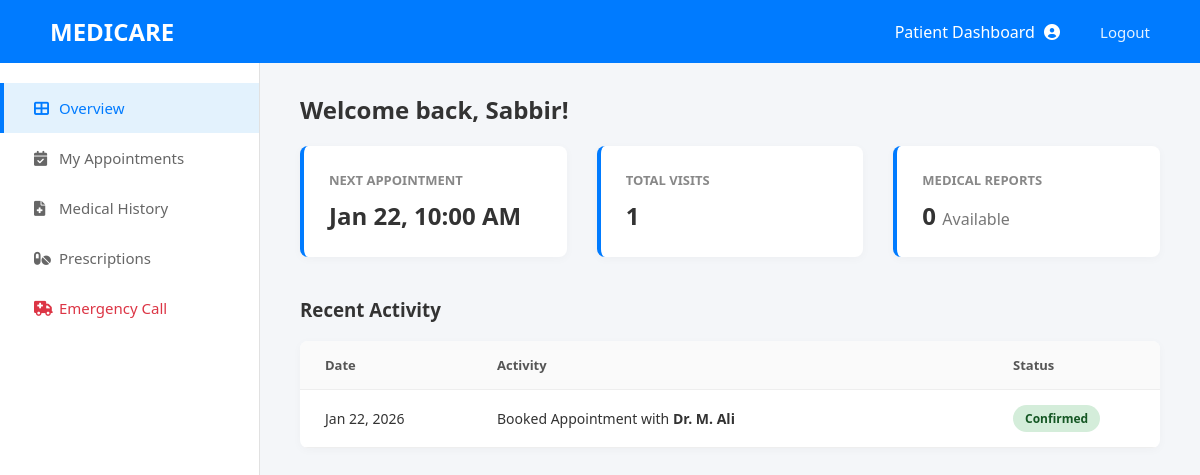
The page /php/user_dashboard.php (signed in) on the database its author committed.
### tables this page shows
CREATE TABLE `appointments` (
  `id` int(11) NOT NULL,
  `user_id` int(11) DEFAULT NULL,
  `doctor_id` int(11) DEFAULT NULL,
  `appt_date` date DEFAULT NULL,
  `appt_time` varchar(20) DEFAULT NULL,
  `status` enum('Confirmed','Pending','Cancelled') DEFAULT 'Pending'
);

CREATE TABLE `doctors` (
  `id` int(11) NOT NULL,
  `name` varchar(100) DEFAULT NULL,
  `specialty` varchar(100) DEFAULT NULL,
  `qualification` varchar(100) DEFAULT NULL,
  `experience` varchar(50) DEFAULT NULL,
  `fee` decimal(10,2) DEFAULT NULL,
  `image` varchar(255) DEFAULT 'default_doc.png'
);

### php/user_dashboard.php (the view, shortened to what this page needs)
<?php
include 'db_connect.php';
$uid = $_SESSION['user_id'];
$user_name = $_SESSION['user_name'];
$next_sql = "SELECT * FROM appointments
             WHERE user_id = $uid
             AND status = 'Confirmed'
             AND appt_date >= CURDATE()
             ORDER BY appt_date ASC LIMIT 1";
$next_res = mysqli_query($conn, $next_sql);
$next_appt = mysqli_fetch_assoc($next_res);
$count_sql = "SELECT COUNT(*) as total FROM appointments WHERE user_id = $uid";
$count_res = mysqli_query($conn, $count_sql);
$total_visits = mysqli_fetch_assoc($count_res)['total'];
$report_sql = "SELECT COUNT(*) as total FROM medical_history WHERE user_id = $uid";
$report_res = mysqli_query($conn, $report_sql);
$total_reports = mysqli_fetch_assoc($report_res)['total'];
?>
<!DOCTYPE html>
<html>
<head>
      <link rel="stylesheet" href="../css/user_dashboard.css">
       <link rel="stylesheet" href="../css/global.css">
    <link rel="stylesheet" href="https://cdnjs.cloudflare.com/ajax/libs/font-awesome/6.0.0/css/all.min.css">
</head>
<body>
    <div class="navbar">
        <a href="index.php" class="logo">MEDICARE</a>
        <div class="menu">
            <span style="color: white; font-weight: 500;">
                Patient Dashboard <i class="fa fa-user-circle" style="margin-left: 5px;"></i>
            </span>
            <a href="logout.php" style="margin-left: 20px; color: white; opacity: 0.9;">Logout</a>
        </div>
    </div>
    <div class="dashboard-container">
        <div class="sidebar">
            <a href="user_dashboard.php" class="active">
                <i class="fa fa-th-large"></i> Overview
            </a>
            <a href="my_appointments.php">
                <i class="fa fa-calendar-check"></i> My Appointments
            </a>
            <a href="medical_history.php">
                <i class="fa fa-file-medical"></i> Medical History
            </a>
            <a href="#">
                <i class="fa fa-pills"></i> Prescriptions
            </a>
            <a href="emergency.php" style="color: #dc3545;">
                <i class="fa fa-ambulance"></i> Emergency Call
            </a>
        </div>
        <div class="main-content">
            <h2 style="color: #333; margin-top: 0;">Welcome back, <?php echo $user_name; ?>!</h2>
            <div class="stats-row">
                <div class="stat-card">
                    <h3>NEXT APPOINTMENT</h3>
                    <div class="stat-value text-blue">
                        <?php
                        if ($next_appt) {
                            $date = date("M d", strtotime($next_appt['appt_date']));
                            $time = date("g:i A", strtotime($next_appt['appt_time']));
                            echo "$date, $time";
                        } else {
                            echo "No Upcoming";
                        }
                        ?>
                    </div>
                </div>
                <div class="stat-card">
                    <h3>TOTAL VISITS</h3>
                    <div class="stat-value">
                        <?php echo $total_visits; ?>
                    </div>
                </div>
                <div class="stat-card">
                    <h3>MEDICAL REPORTS</h3>
                    <div class="stat-value">
                        <?php echo $total_reports; ?> <span style="font-size:16px; color:#777; font-weight:normal;">Available</span>
                    </div>
                </div>
            </div>
            <h3 style="color: #333;">Recent Activity</h3>
            <div class="table-container">
                <table>
                    <thead>
                        <tr>
                            <th width="20%">Date</th>
                            <th width="60%">Activity</th>
                            <th width="20%">Status</th>
                        </tr>
                    </thead>
                    <tbody>
                        <?php
                        $act_sql = "SELECT a.*, d.name as doc_name
                                    FROM appointments a
                                    JOIN doctors d ON a.doctor_id = d.id
                                    WHERE a.user_id = $uid
                                    ORDER BY a.appt_date DESC LIMIT 3";
                        $act_res = mysqli_query($conn, $act_sql);
                        if (mysqli_num_rows($act_res) > 0) {
                            while ($row = mysqli_fetch_assoc($act_res)) {
                                $date_nice = date("M d, Y", strtotime($row['appt_date']));
                                echo "<tr>";
                                echo "<td>$date_nice</td>";
                                echo "<td>Booked Appointment with <strong>{$row['doc_name']}</strong></td>";
                                echo "<td><span class='badge badge-{$row['status']}'>{$row['status']}</span></td>";
                                echo "</tr>";
                            }
                        } else {
                            echo "<tr><td colspan='3' style='text-align:center; padding:20px;'>No recent activity found.</td></tr>";
                        }
                        ?>
                    </tbody>
                </table>
            </div>
        </div>
    </div>
</body>
</html>

### css/user_dashboard.css (style rules this page uses)
.dashboard-container { display: flex; height: calc(100vh - 60px); }
.sidebar { width: 260px; background: white; border-right: 1px solid #e1e1e1; padding-top: 20px; flex-shrink: 0; }
.sidebar a { display: flex; align-items: center; padding: 15px 30px; color: #666; text-decoration: none; font-size: 15px; transition: 0.2s; border-left: 4px solid transparent; }
.sidebar a.active { background-color: #e3f2fd; color: #007bff; border-left: 4px solid #007bff; font-weight: 500; }
.sidebar i { width: 25px; }
.main-content { flex: 1; padding: 30px 40px; background-color: #f4f6f9; overflow-y: auto; }
.stats-row { display: flex; gap: 30px; margin-bottom: 40px; flex-wrap: wrap; }
.stat-card { flex: 1; min-width: 200px; background: white; padding: 25px; border-radius: 8px; box-shadow: 0 2px 10px rgba(0,0,0,0.03); border-left: 4px solid #007bff; }
.stat-card h3 { margin: 0 0 10px 0; font-size: 13px; color: #888; text-transform: uppercase; font-weight: bold; }
.stat-card .stat-value { font-size: 24px; font-weight: bold; color: #333; }
.table-container { background: white; border-radius: 8px; box-shadow: 0 2px 10px rgba(0,0,0,0.03); overflow-x: auto; }
table { width: 100%; border-collapse: collapse; min-width: 600px; }
th { background: #fafafa; text-align: left; padding: 15px 25px; font-size: 13px; color: #555; border-bottom: 1px solid #eee; }
td { padding: 15px 25px; font-size: 14px; color: #333; border-bottom: 1px solid #eee; }
.badge { padding: 5px 12px; border-radius: 20px; font-size: 12px; font-weight: bold; display: inline-block; }
.badge-Confirmed { background-color: #d4edda; color: #155724; }

### css/global.css (style rules this page uses)
* { box-sizing: border-box; }
body { margin: 0; font-family: 'Segoe UI', Tahoma, Geneva, Verdana, sans-serif; background-color: #f8f9fa; }
.navbar { background-color: #007bff; padding: 15px 50px; display: flex; justify-content: space-between; align-items: center; }
.logo { color: white; font-size: 24px; font-weight: bold; text-decoration: none; text-transform: uppercase; }
.menu { display: flex; align-items: center; gap: 20px; }
.menu a { color: white; text-decoration: none; font-weight: 500; font-size: 15px; }

### rows shown on the page
appointments: appt_date "Jan 22", appt_time "10:00 AM", appt_date "Jan 22, 2026", doctor.name "Dr. M. Ali", status "Confirmed"

### other values the page prints
$user_name "Sabbir"
$total_visits "1"
$total_reports "0"
